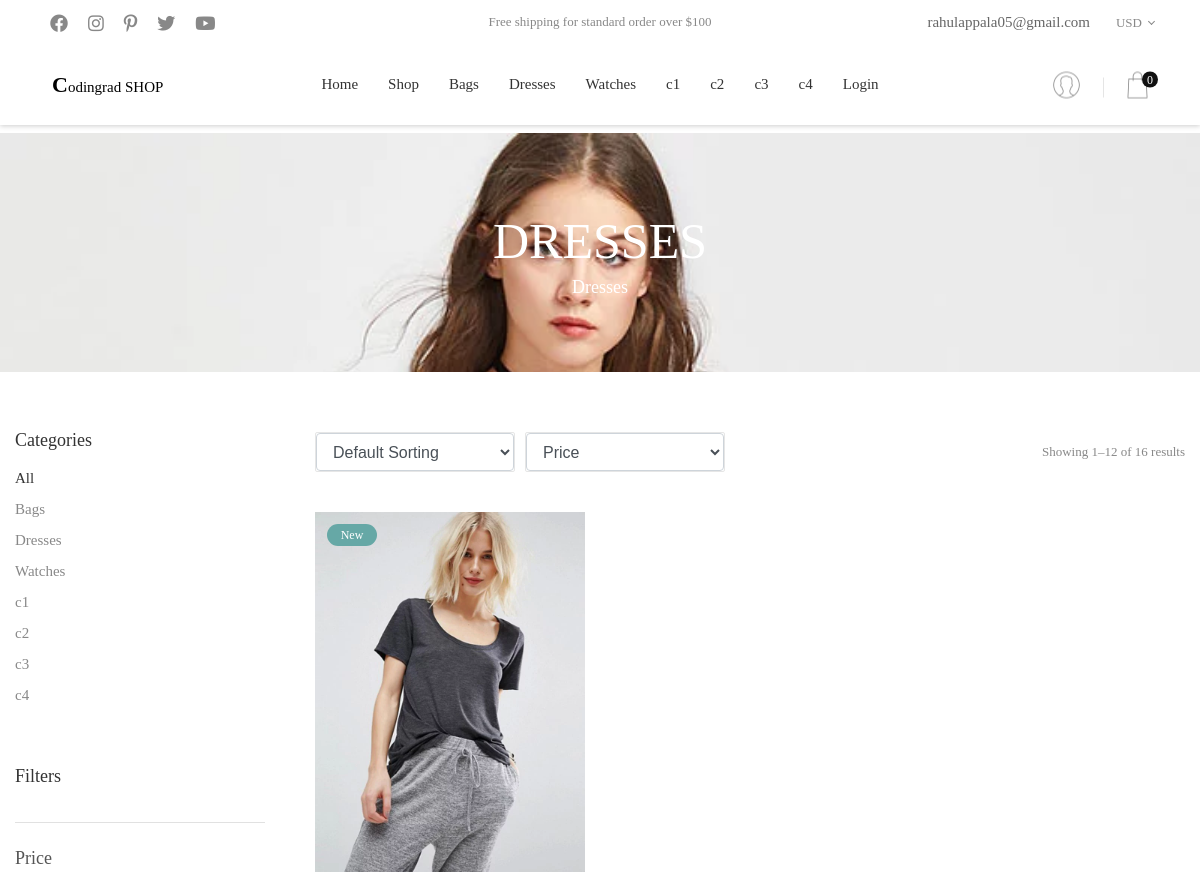
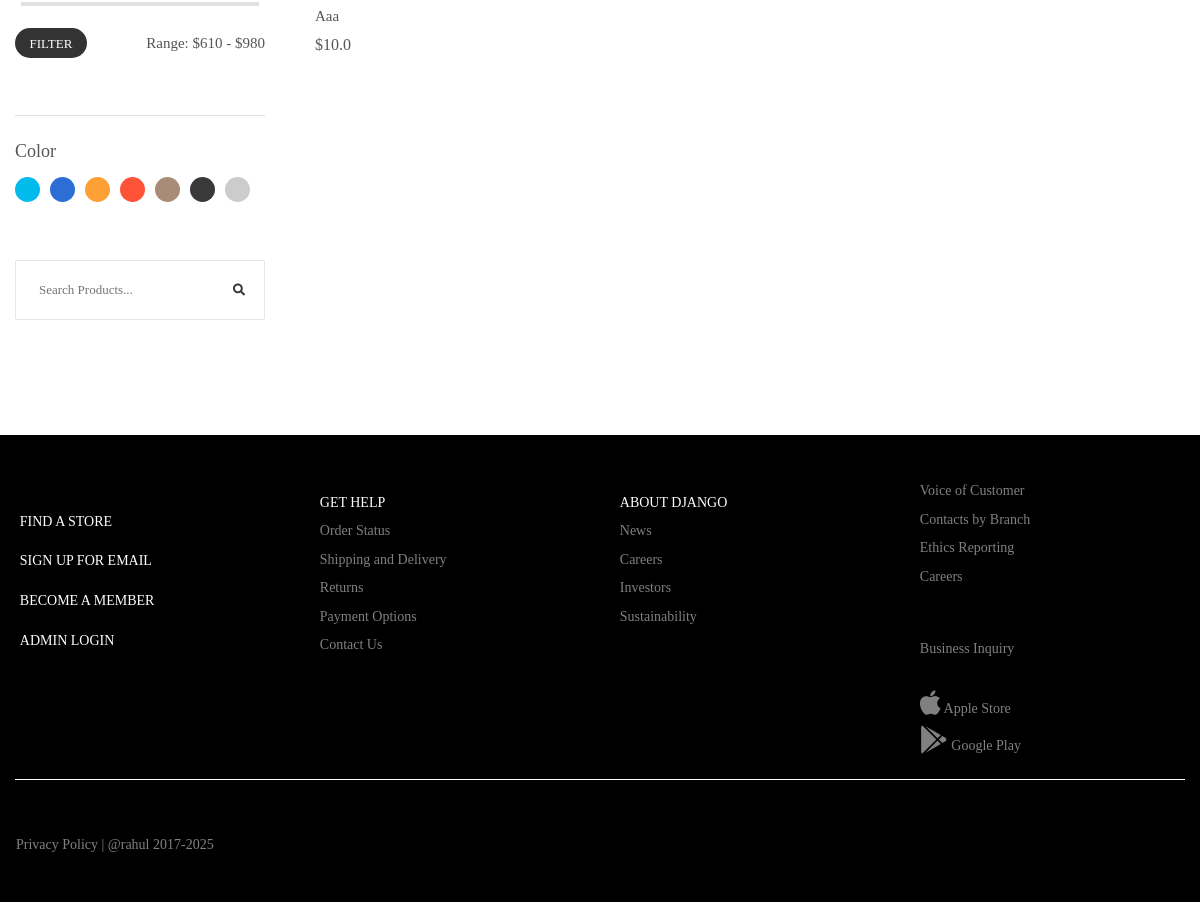
Page /category/dresses/ on the committed database (2 pictures, top to bottom).
### core/models.py (models this page shows, shortened)
class Category(models.Model):
    title = models.CharField(max_length=100)
    slug = models.SlugField()
    description = models.TextField()
    image = models.ImageField()
    is_active = models.BooleanField(default=True)
    def __str__(self):
        return self.title

class Item(models.Model):
    title = models.CharField(max_length=100)
    price = models.FloatField()
    discount_price = models.FloatField(blank=True, null=True)
    category = models.ForeignKey(Category, on_delete=models.CASCADE)
    label = models.CharField(choices=LABEL_CHOICES, max_length=1)
    slug = models.SlugField()
    stock_no = models.CharField(max_length=10)
    description_short = models.CharField(max_length=50)
    description_long = models.TextField()
    image = models.ImageField()
    is_active = models.BooleanField(default=True)
    def get_absolute_url(self):
        return reverse("core:product", kwargs={
            'slug': self.slug
        })

### core/views.py (the view)
# urls.py: path('category/<slug>/', CategoryView.as_view(), name='category'),
class CategoryView(View):
    def get(self, *args, **kwargs):
        category = Category.objects.get(slug=self.kwargs['slug'])
        item = Item.objects.filter(category=category, is_active=True)
        context = {
            'object_list': item,
            'category_title': category,
            'category_description': category.description,
            'category_image': category.image
        }
        return render(self.request, "category.html", context)

### core/templatetags/category_template_tags.py (called while the page is built)
@register.simple_tag
def categories():
    items = Category.objects.filter(is_active=True).order_by('title')
    items_li = ""
    for i in items:
        items_li += """<li><a href="/category/{}">{}</a></li>""".format(i.slug, i.title)
    return mark_safe(items_li)

@register.simple_tag
def categories_mobile():
    items = Category.objects.filter(is_active=True).order_by('title')
    items_li = ""
    for i in items:
        items_li += """<li class="item-menu-mobile"><a href="/category/{}">{}</a></li>""".format(i.slug, i.title)
    return mark_safe(items_li)

@register.simple_tag
def categories_li_a():
    items = Category.objects.filter(is_active=True).order_by('title')
    items_li_a = ""
    for i in items:
        items_li_a += """<li class="p-t-4"><a href="/category/{}" class="s-text13">{}</a></li>""".format(i.slug,
                                                                                                         i.title)
    return mark_safe(items_li_a)

### templates/category.html (shortened to what this page needs)
{% extends 'base.html' %}
{% load static %}
{% load category_template_tags %}
{% block content %}
	<section class="bg-title-page p-t-50 p-b-40 flex-col-c-m" style="background-image: url(/media/{{ category_image }});">
		<h2 class="l-text2 t-center">
			{{ category_title }}
		</h2>
		<p class="m-text13 t-center">
			{{ category_description }}
		</p>
	</section>
	<section class="bgwhite p-t-55 p-b-65">
		<div class="container">
			<div class="row">
				<div class="col-sm-6 col-md-4 col-lg-3 p-b-50">
					<div class="leftbar p-r-20 p-r-0-sm">
						<h4 class="m-text14 p-b-7">
							Categories
						</h4>
						<ul class="p-b-54">
							<li class="p-t-4">
								<a href="/shop" class="s-text13 active1">
									All
								</a>
							</li>
							{% categories_li_a %}
						</ul>
						<h4 class="m-text14 p-b-32">
							Filters
						</h4>
						<div class="filter-price p-t-22 p-b-50 bo3">
							<div class="m-text15 p-b-17">
								Price
							</div>
							<div class="wra-filter-bar">
								<div id="filter-bar"></div>
							</div>
							<div class="flex-sb-m flex-w p-t-16">
								<div class="w-size11">
									<button class="flex-c-m size4 bg7 bo-rad-15 hov1 s-text14 trans-0-4">
										Filter
									</button>
								</div>
								<div class="s-text3 p-t-10 p-b-10">
									Range: $<span id="value-lower">610</span> - $<span id="value-upper">980</span>
								</div>
							</div>
						</div>
						<div class="filter-color p-t-22 p-b-50 bo3">
							<div class="m-text15 p-b-12">
								Color
							</div>
							<ul class="flex-w">
								<li class="m-r-10">
									<label class="color-filter color-filter1" for="color-filter1"></label>
								</li>
								<li class="m-r-10">
									<label class="color-filter color-filter2" for="color-filter2"></label>
								</li>
								<li class="m-r-10">
									<label class="color-filter color-filter3" for="color-filter3"></label>
								</li>
								<li class="m-r-10">
									<label class="color-filter color-filter4" for="color-filter4"></label>
								</li>
								<li class="m-r-10">
									<label class="color-filter color-filter5" for="color-filter5"></label>
								</li>
								<li class="m-r-10">
									<label class="color-filter color-filter6" for="color-filter6"></label>
								</li>
								<li class="m-r-10">
									<label class="color-filter color-filter7" for="color-filter7"></label>
								</li>
							</ul>
						</div>
						<div class="search-product pos-relative bo4 of-hidden">
							<input class="s-text7 size6 p-l-23 p-r-50" type="text" name="search-product" placeholder="Search Products...">
							<button class="flex-c-m size5 ab-r-m color2 color0-hov trans-0-4">
								<i class="fs-12 fa fa-search" aria-hidden="true"></i>
							</button>
						</div>
					</div>
				</div>
				<div class="col-sm-6 col-md-8 col-lg-9 p-b-50">
					<div class="flex-sb-m flex-w p-b-35">
						<div class="flex-w">
							<div class="rs2-select2 bo4 of-hidden w-size12 m-t-5 m-b-5 m-r-10" >
								<select class="selection-2" name="sorting">
									<option>Default Sorting</option>
								</select>
							</div>
							<div class="rs2-select2 bo4 of-hidden w-size12 m-t-5 m-b-5 m-r-10">
								<select class="selection-2" name="sorting">
									<option>Price</option>
								</select>
							</div>
						</div>
						<span class="s-text8 p-t-5 p-b-5">
							Showing 1–12 of 16 results
						</span>
					</div>
					<div class="row">
						{% for item in object_list %}
						<div class="col-sm-12 col-md-6 col-lg-4 p-b-50">
							<div class="block2">
								<div class="block2-img wrap-pic-w of-hidden pos-relative block2-labelnew">
									<img src="{{ item.image.url }}" alt="IMG-PRODUCT"
								style="height: 360px;">
								</div>
								<div class="block2-txt p-t-20">
									<a href="{{item.get_absolute_url}}" class="block2-name dis-block s-text3 p-b-5">
										{{item.title}}
									</a>
									<span class="block2-price m-text6 p-r-5">
										${{item.price}}
									</span>
								</div>
							</div>
						</div>
						{% endfor %}
				</div>
				<br>
			</div>
		</div>
	</section>
		{% endblock content %}

### templates/nav.html (shortened to what this page needs)
{% load static %}
{% load cart_template_tags %}
{% load category_template_tags %}
<header class="header1">
		<div class="container-menu-header">
			<div class="topbar">
				<div class="topbar-social">
					<a href="#" class="topbar-social-item fab fa-facebook"></a>
					<a href="#" class="topbar-social-item fab fa-instagram"></a>
					<a href="#" class="topbar-social-item fab fa-pinterest-p"></a>
					<a href="#" class="topbar-social-item fab fa-twitter"></a>
					<a href="#" class="topbar-social-item fab fa-youtube"></a>
				</div>
				<span class="topbar-child1">
					Free shipping for standard order over $100
				</span>
				<div class="topbar-child2">
					<span class="topbar-email">
						<a href="https://github.com/Sairahul18">
						rahulappala05@gmail.com
					    </a>
					</span>
					<div class="topbar-language rs1-select2">
					</div>
				</div>
			</div>
			<div class="wrap_header">
				<a href="/" class="logo">
					<p style="color: black; "><b style="font-size: 22px;">C</b>odingrad SHOP</p>
				</a>
				<div class="wrap_menu">
					<nav class="menu">
						<ul class="main_menu">
							<li>
								<a href="/">Home</a>
							</li>
							<li>
								<a href="/shop/">Shop</a>
							</li>
							{% categories %}
							{% if request.user.is_authenticated %}
							<li>
								<a href="{% url 'core:order-summary' %}">Cart<span class="badge badge-dark">{{ request.user|cart_item_count }}</span></a>
							</li>
							<li>
								<a href="{% url 'account_logout' %}">Logout</a>
							</li>
							{% else %}
							<li>
								<a href="#">Login</a>
							</li>
							{% endif %}
						</ul>
					</nav>
				</div>
				<div class="header-icons">
					<a href="#" class="header-wrapicon1 dis-block">
						<img src="{% static 'images/icons/icon-header-01.png' %}" class="header-icon1" alt="ICON">
					</a>
					<div class="header-wrapicon2">
						<img src="{% static 'images/icons/icon-header-02.png' %}" class="header-icon1 js-show-header-dropdown" alt="ICON">
						<span class="header-icons-noti">0</span>
					</div>
				</div>
			</div>
		</div>
	</header>

### templates/nav.html (style rules this page uses)
.topbar { background-color: white; color: black !important; }

### templates/category.html (style rules this page uses)
.selection-2 { display: block; width: 100%; height: calc(1.5em + .75rem + 2px); padding: .375rem .75rem; font-size: 1rem; font-weight: 400; line-height: 1.5; color: #495057; background-color: #fff; background-clip: padding-box; border: 1px solid #ced4da !important; border-radius: .25rem; transition: border-color .15s ease-in-out,box-shadow .15s ease-in-out; }

### rows in the picture
Category: slug+title "Bags Dresses Watches c1 c2 c3 c4"
Category: image (picture), title "DRESSES", description "Dresses"
Item: image (picture), title "Aaa", price "10.0"
